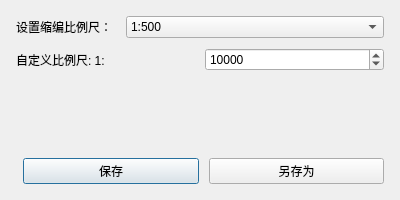
<?xml version="1.0" encoding="UTF-8"?>
<ui version="4.0">
 <class>ScaleSelectorDialog</class>
 <widget class="QDialog" name="ScaleSelectorDialog">
  <property name="geometry">
   <rect><x>0</x><y>0</y><width>400</width><height>200</height></rect>
  </property>
  <property name="minimumSize">
   <size><width>360</width><height>180</height></size>
  </property>
  <property name="windowTitle">
   <string>自定义综合比例尺</string>
  </property>
  <layout class="QVBoxLayout" name="mainLayout">
   <property name="spacing"><number>10</number></property>
   <property name="leftMargin"><number>16</number></property>
   <property name="rightMargin"><number>16</number></property>
   <property name="topMargin"><number>16</number></property>
   <property name="bottomMargin"><number>16</number></property>
   <!-- 设置缩编比例尺 -->
   <item>
    <layout class="QHBoxLayout" name="layout_preset">
     <item>
      <widget class="QLabel" name="label_preset">
       <property name="text"><string>设置缩编比例尺：</string></property>
       <property name="minimumSize"><size><width>100</width><height>0</height></size></property>
      </widget>
     </item>
     <item>
      <widget class="QComboBox" name="comboBox_presetScales">
       <property name="sizePolicy"><sizepolicy hsizetype="Expanding" vsizetype="Fixed"><horstretch>1</horstretch><verstretch>0</verstretch></sizepolicy></property>
       <item><property name="text"><string>1:500</string></property></item>
       <item><property name="text"><string>1:1000</string></property></item>
       <item><property name="text"><string>1:2000</string></property></item>
       <item><property name="text"><string>1:5000</string></property></item>
       <item><property name="text"><string>1:1万</string></property></item>
       <item><property name="text"><string>1:2.5万</string></property></item>
       <item><property name="text"><string>1:5万</string></property></item>
       <item><property name="text"><string>1:10万</string></property></item>
       <item><property name="text"><string>1:25万</string></property></item>
       <item><property name="text"><string>1:50万</string></property></item>
       <item><property name="text"><string>1:100万</string></property></item>
       <item><property name="text"><string>自定义比例尺</string></property></item>
      </widget>
     </item>
    </layout>
   </item>
   <!-- 自定义比例尺输入（默认隐藏） -->
   <item>
    <layout class="QHBoxLayout" name="layout_custom">
     <item>
      <widget class="QLabel" name="label_prefix">
       <property name="text"><string>自定义比例尺: 1:</string></property>
       <property name="minimumSize"><size><width>100</width><height>0</height></size></property>
      </widget>
     </item>
     <item>
      <widget class="QSpinBox" name="spinBox_customScale">
       <property name="minimum"><number>500</number></property>
       <property name="maximum"><number>10000000</number></property>
       <property name="singleStep"><number>500</number></property>
       <property name="value"><number>10000</number></property>
      </widget>
     </item>
    </layout>
   </item>
   <item>
    <spacer name="verticalSpacer">
     <property name="orientation"><enum>Qt::Vertical</enum></property>
     <property name="sizeHint"><size><width>0</width><height>10</height></size></property>
    </spacer>
   </item>
   <!-- 底部按钮 -->
   <item>
    <layout class="QHBoxLayout" name="layout_buttons">
     <item>
      <spacer name="horizontalSpacer">
       <property name="orientation"><enum>Qt::Horizontal</enum></property>
      </spacer>
     </item>
     <item>
      <widget class="QPushButton" name="pushButton_save">
       <property name="text"><string>保存</string></property>
       <property name="minimumSize"><size><width>80</width><height>0</height></size></property>
      </widget>
     </item>
     <item>
      <widget class="QPushButton" name="pushButton_saveAs">
       <property name="text"><string>另存为</string></property>
       <property name="minimumSize"><size><width>80</width><height>0</height></size></property>
      </widget>
     </item>
    </layout>
   </item>
  </layout>
 </widget>
 <resources/>
 <connections/>
</ui>
